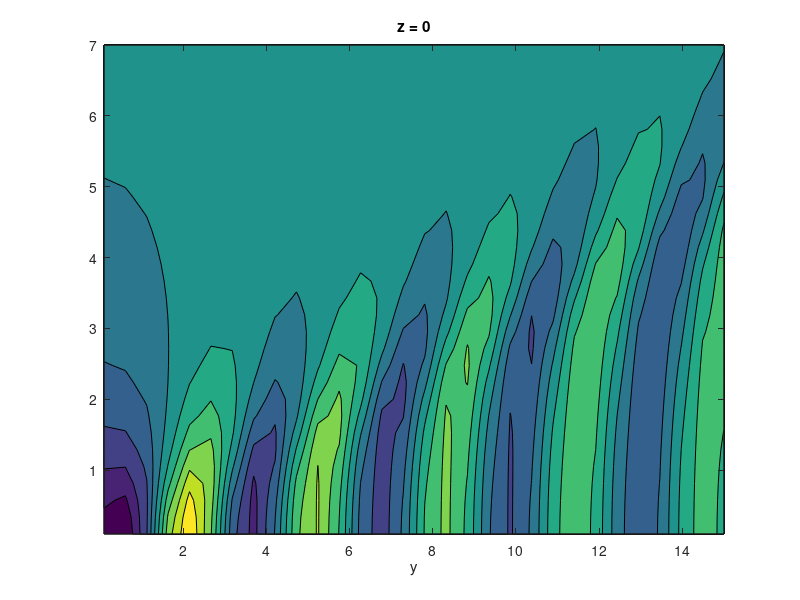
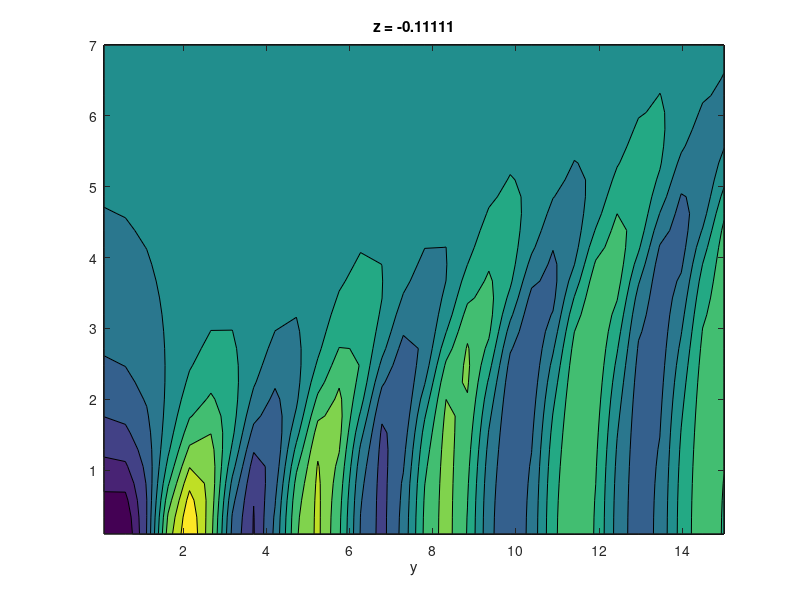
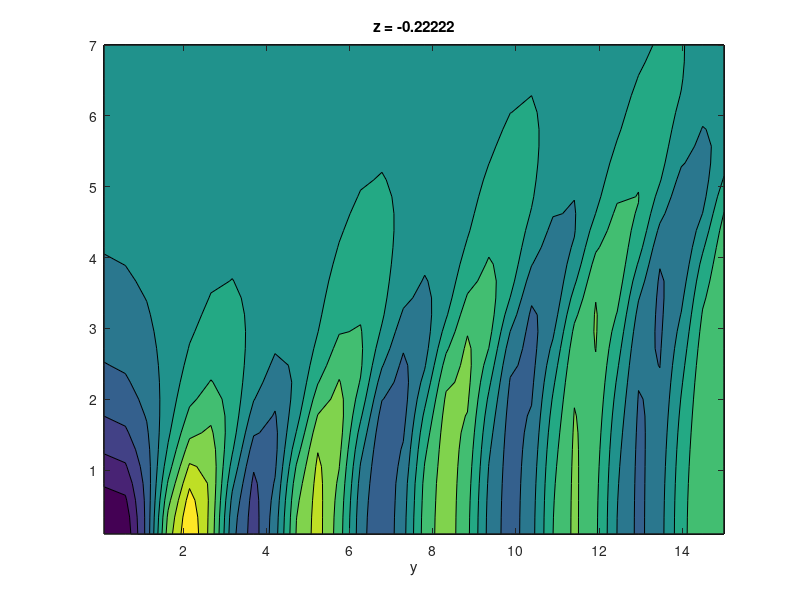
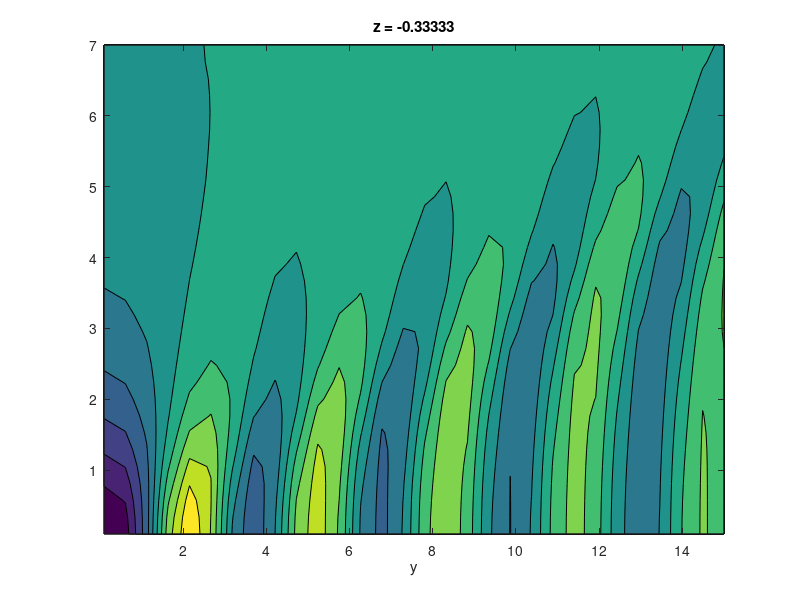

Here is the MATLAB script that generated these plots, in order:
% Code to compute the source problem by direct integration
%
% Dates: 2019-05-08 original writing
%        2020-22: updates to include depth implementation

clear
close all

regen = 0;

if regen == 1

    x = linspace(0.1, 15, 30);
    y = linspace(0.1, 7, 30);
    [X, Y] = meshgrid(x, y);
    [TH, R] = cart2pol(X, Y);


    h = 1;
    ep = 0.5;
    umax = 50;
    myeps = 1e-5;
    mytol = 1e-4;

    Z = linspace(0,-1,10);

    for jz = 1:length(Z)
        z = Z(jz);
        XItmp = 0*R;
        for jx = 1:length(x)
            disp(['z:', num2str(jz), 'of', num2str(length(Z)) 'x:', num2str(jx), 'of', num2str(length(x))])
            for jy = 1:length(y)

                r = R(jy, jx);
                th = TH(jy, jx);

                G = @(u, ph) -1/(4*pi^2)*u*ep ...
                    .*exp((1i*u.*r.*cos(th-ph) + u.*(z-h))./(cos(ph).^2)) ...
                    ./((1 - ep*u).*cos(ph).^2);

                [D1, err1] = quad2d(G, 0, 1/ep - myeps, 0, 2*pi, 'Singular', true, 'AbsTol', mytol, 'RelTol', mytol);
                [D2, err2] = quad2d(G, 1/ep + myeps, umax, 0, 2*pi, 'Singular', true, 'AbsTol', mytol, 'RelTol', mytol);

                PHItmp(jy, jx) = D1 + D2;


            end
        end

        PHI{jz} = PHItmp;
    end

    %% Save data
    save('Output_phi_integrator_2024Jan.mat');

else
    load('Output_phi_integrator_2024Jan.mat');
end


%% Plot various cross sections in 'z'
for jz = 1:length(Z)
    figure(jz)
    contourf(X,Y,real(PHI{jz}))
    xlabel('x'); xlabel('y');
    title(['z = ', num2str(Z(jz))])
end

